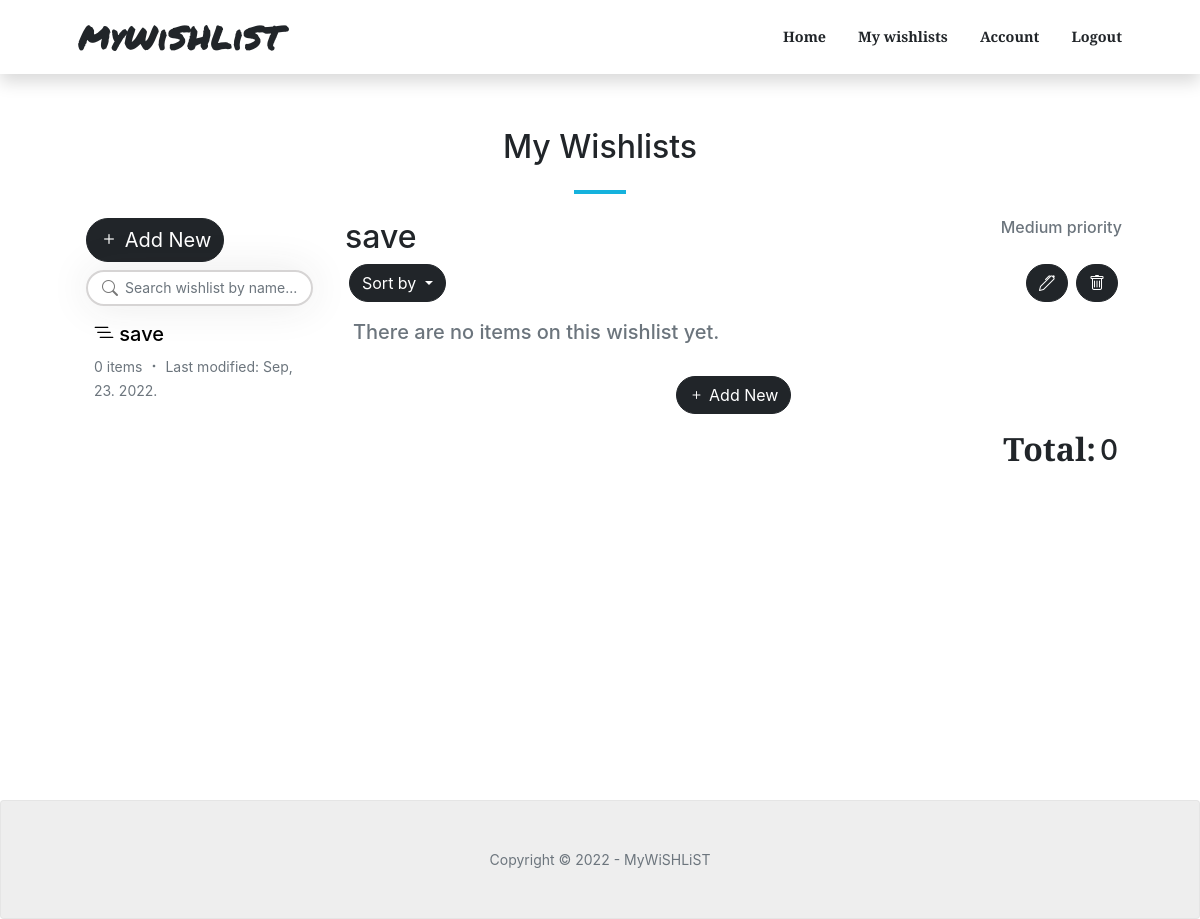
Page /wishlist/d2f6b1f4587f44eab6758d3453252238/ (signed in) on the earlier database version.
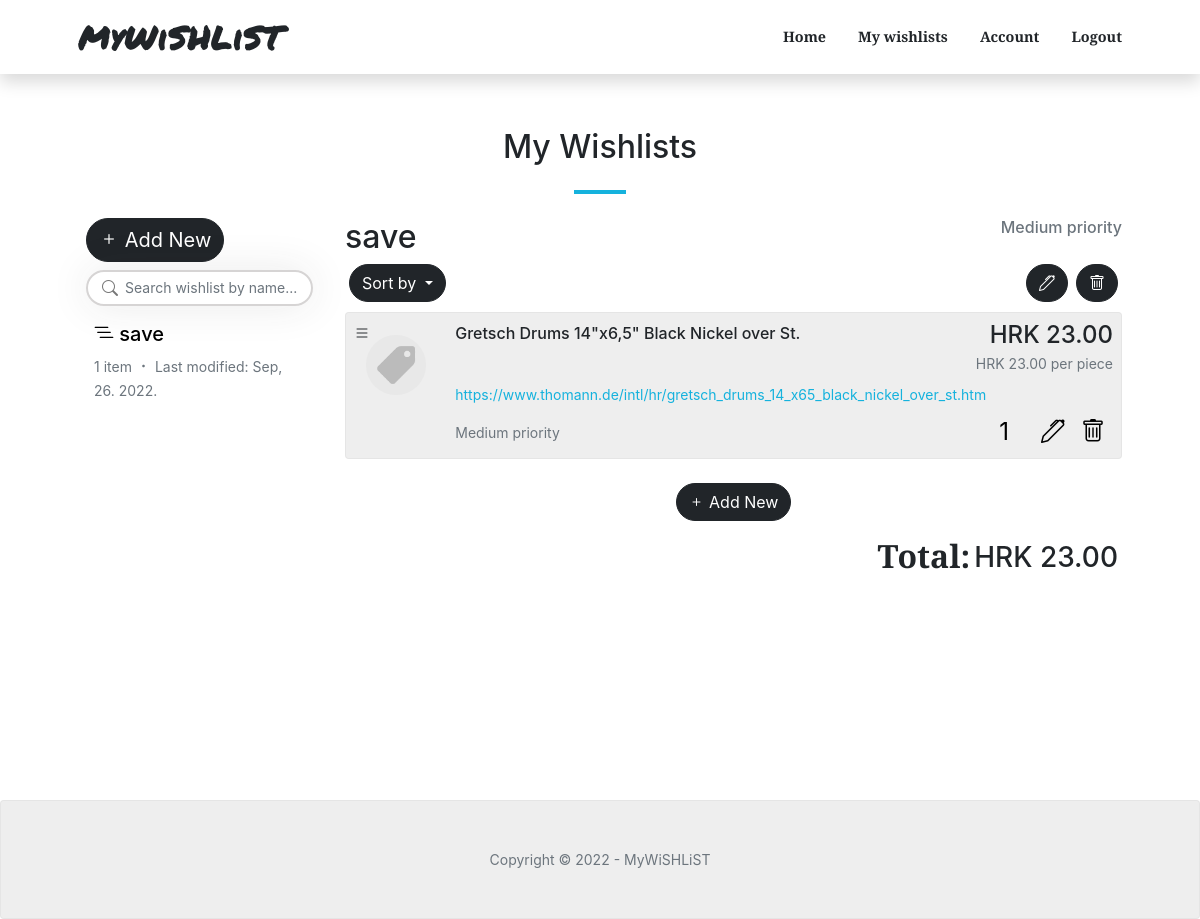
Same page on the later database version.
### wishlists/models.py (models this page shows, shortened)
class Wishlist(models.Model):
    class PriorityChoices(models.IntegerChoices):
        low = 1, _('Low')
        medium = 3, _('Medium')
        high = 5, _('High')
    id = models.UUIDField(default=uuid.uuid4, unique=True, primary_key=True, editable=False)
    owner = models.ForeignKey(Account, null=True, blank=True, on_delete=models.CASCADE)
    title = models.CharField(max_length=200)
    priority = models.IntegerField(choices=PriorityChoices.choices, default=PriorityChoices.low)
    created = models.DateTimeField(auto_now_add=True)
    modified = models.DateTimeField(auto_now=True)
    class Meta:
        ordering = ['-modified']
    @property
    def total_products(self):
        try:
            products = self.product_set.all()
            return products.count()
        except AttributeError:
            return 0
    @property
    def grand_total_price(self):
        try:
            products = self.product_set.all()
            total = 0
            for product in products:
                total += product.total_price
            return total
        except AttributeError:
            return 0

class Product(models.Model):
    class PriorityChoices(models.IntegerChoices):
        low = 1, _('Low')
        medium = 3, _('Medium')
        high = 5, _('High')
    id = models.UUIDField(default=uuid.uuid4, unique=True, primary_key=True, editable=False)
    name = models.CharField(max_length=2000)
    quantity = models.IntegerField(default=1)
    price = models.DecimalField(max_digits=9, decimal_places=2, default=0.00)
    currency = models.ForeignKey('Currency', on_delete=models.CASCADE)
    url = models.CharField(max_length=2000, blank=True, null=True)
    priority = models.IntegerField(choices=PriorityChoices.choices, default=PriorityChoices.low)
    wishlist = models.ForeignKey('Wishlist', null=True, blank=True, on_delete=models.CASCADE)
    @property
    def total_price(self):
        return self.price * self.quantity

class Currency(models.Model):
    id = models.UUIDField(default=uuid.uuid4, unique=True, primary_key=True, editable=False)
    tag = models.CharField(max_length=3)
    name = models.CharField(max_length=200)

### wishlists/views.py (the view)
# urls.py: path('wishlist/<str:pk>/', views.get_wishlist_details, name="wishlist"),
@login_required(login_url="login")
def get_wishlist_details(request, pk):
    account = request.user.account
    wishlists = account.wishlist_set.all()
    error_message = ''
    text_message = ''
    search_query = ''
    if not wishlists:
        text_message = "You don't have any wishlists."
    if request.GET.get('search_query'):
        search_query = request.GET.get('search_query')
        wishlists = account.wishlist_set.filter(title__icontains=search_query)
        if not wishlists:
            text_message = "No wishlists found."
    wishlist = Wishlist.objects.get(id=pk)
    products = wishlist.product_set.all().order_by('name')
    if request.GET.get('sort') == 'name-asc':
        products = wishlist.product_set.all().order_by('name')
    elif request.GET.get('sort') == 'name-desc':
        products = wishlist.product_set.all().order_by('-name')
    elif request.GET.get('sort') == 'price-asc':
        products = wishlist.product_set.all().order_by('price')
    elif request.GET.get('sort') == 'price-desc':
        products = wishlist.product_set.all().order_by('-price')
    elif request.GET.get('sort') == 'quantity-asc':
        products = wishlist.product_set.all().order_by('quantity')
    elif request.GET.get('sort') == 'quantity-desc':
        products = wishlist.product_set.all().order_by('-quantity')
    elif request.GET.get('sort') == 'priority-asc':
        products = wishlist.product_set.all().order_by('priority')
    elif request.GET.get('sort') == 'priority-desc':
        products = wishlist.product_set.all().order_by('-priority')
    currency_1 = wishlist.product_set.all().values_list('currency__tag', flat=True).order_by('currency__name').first()
    currency_2 = wishlist.product_set.all().values_list('currency__tag', flat=True).order_by('-currency__name').first()
    if currency_1 != currency_2:
        error_message = "Please match item currencies to display total value."
    custom_range, wishlists = paginateWishlists(request, wishlists, 10)
    context = {
        'wishlist': wishlist,
        'wishlists': wishlists,
        'search_query': search_query,
        'text_message': text_message,
        'error_message': error_message,
        'currency_1': currency_1,
        'custom_range': custom_range,
        'products': products,
        }
    return render (request, 'wishlists/wishlist.html', context)

### wishlists/utils.py (called while the page is built)
def paginateWishlists(request, wishlists, results):
    page = request.GET.get('page')
    paginator = Paginator(wishlists, results)
    try:
        wishlists = paginator.page(page)
    except PageNotAnInteger:
        page = 1
        wishlists = paginator.page(page)
    except EmptyPage:
        page = paginator.num_pages
        wishlists = paginator.page(page)
    leftIndex = (int(page) - 2)
    if leftIndex < 1:
        leftIndex = 1
    rightIndex = (int(page) + 3)
    if rightIndex > paginator.num_pages:
        rightIndex = paginator.num_pages + 1
    custom_range = range(leftIndex, rightIndex)
    return custom_range, wishlists

### wishlists/templates/wishlists/wishlist.html (shortened to what this page needs)
{% extends 'main.html' %}
{% load static %}
{% block content %}
<section class="page-section" id="single-wishlist">
    <div class="container-custom px-4 px-lg-5">
        <h2 class="text-center">My Wishlists</h2>
        <hr class="divider" />
        <div class="row">
            <div class="col-lg-3">
                <div class="px-2 mb-2">
                    <a href="{% url 'create-wishlist' %}"><button class="btn btn-dark fs-5"><i class="bi bi-plus"></i> Add New</button></a>
                </div>
                <form id="searchForm" action="{% url 'wishlist' wishlist.id %}" method="GET">
                    <div class="row d-flex align-items-center px-2 mb-2">
                        <div class="col-md-12">
                            <div class="search">
                                <button type="submit" class="btn bi bi-search"></button>
                                <input type="text" class="form-control fs-7" name="search_query" value="{{search_query}}" placeholder="Search wishlist by name...">
                            </div>
                        </div>
                    </div>
                </form>
                <div class="px-2">
                    {% if wishlists %}
                    {% for wishlist in wishlists %}
                    <a href="{% url 'wishlist' wishlist.id %}">
                        {% url 'wishlist' wishlist.id as url_wishlist %}
                        <div class="p-2 mb-2 card-custom {% if request.path == url_wishlist %} active {% endif %}">
                            <h5 class="text-truncate text-black"><i class="bi-list-nested"></i> {{wishlist.title}}</h5>
                            <p class="text-muted mb-0 fs-7 d-inline">{{wishlist.total_products}} item{{wishlist.total_products|pluralize:"s"}}</p>
                            <p class="text-muted mb-0 fs-7 d-inline"><i class="bi bi-dot"></i></p>
                            <p class="text-muted mb-0 fs-7 d-inline">Last modified: {{wishlist.modified|date:"M, d. Y." }}</p>
                        </div>
                    </a>
                    {% endfor %}
                    {% else %}
                    <h6 class="text-muted pt-2">{{text_message}}</h6>
                    {% endif %}
                </div>
            </div>
            <div class="col-lg-9">
                <div class="row">
                    <div class="col-9">
                        <h2>{{wishlist.title}}</h2>
                    </div>
                    <div class="col-3">
                        <h6 class="text-end text-muted">{{wishlist.get_priority_display}} priority</h5>
                    </div>
                </div>
                <div class="pb-5">
                    <form action="{% url 'wishlist' wishlist.id %}" method="GET">
                    <div class="dropdown d-inline float-start mx-1">
                        <button class="btn btn-dark dropdown-toggle" type="button" id="dropdownMenuButton1" data-bs-toggle="dropdown" aria-expanded="false">
                          Sort by
                        </button>
                    </div>
                    </form>
                    <a href="{% url 'delete-wishlist' wishlist.id %}" class="btn btn-dark d-inline float-end mx-1"><i class="bi bi-trash"></i></a>
                    <a href="{% url 'update-wishlist' wishlist.id %}" class="btn btn-dark d-inline float-end mx-1"><i class="bi bi-pen"></i></a>
                </div>
                {% if wishlist.product_set.all %}
                {% for product in products %}
                <div class="bg-light p-2 mb-2">
                    <div class="row">
                        <div class="col-1">
                            <p><i class="bi bi-list"></i></p>
                            {% if not product.url %}
                            <div class="product">
                                <img src="{% static 'images/product.png' %}" class="rounded-circle img-fluid d-none d-lg-block">
                            </div>
                            {% else %}
                            <div class="product-url">
                                <img src="{% static 'images/product.png' %}" class="rounded-circle img-fluid d-none d-lg-block">
                            </div>
                            {% endif %}
                        </div>
                        <div class="col-11 ps-5">
                            <div class="pb-1">
                                <h6 class="d-inline">{{product.name}}</h6>
                                <h4 class="d-inline float-end m-0">{{product.currency.tag}} {{product.total_price}}</h4>
                            </div>
                            <div class="pt-1 pb-4 m-0">
                                <p class="float-end text-muted fs-7">{{product.currency.tag}} {{product.price}} per piece</p>
                            </div>
                            <div class="pb-2 mb-0">
                                {% if not product.url %}
                                {% else %}
                                <a href="{{product.url}}" target="_blank"  class="fs-7 overflow-hidden">{{product.url}}</a>
                                {% endif %}
                            </div>
                            <div class="mt-0">
                                <p class="d-inline float-start mb-0 mt-2 text-muted fs-7">{{product.get_priority_display}} priority</p>
                                <a href="{% url 'delete-product' wishlist.id product.id %}" class="d-inline float-end mx-2" style="color: black; font-size: x-large;"><i class="bi bi-trash"></i></a>
                                <a href="{% url 'update-product' wishlist.id product.id %}" class="d-inline float-end mx-2" style="color: black; font-size: x-large;"><i class="bi bi-pen"></i></a>
                                <p class="d-inline float-end mb-0 me-4" style="color: black; font-size: x-large;">{{product.quantity}}</p>
                            </div>
                        </div>
                    </div>
                </div>
                {% endfor %}
                {% else %}
                <div class="p-2">
                    <h5 class="text-muted">There are no items on this wishlist yet.</h5>
                </div>
                {% endif %}
                <div class="d-flex justify-content-center py-3">
                    <a href="{% url 'create-product' wishlist.id %}"><button class="btn btn-dark fs-6"><i class="bi bi-plus"></i> Add New</button></a>
                </div>
                    {% if error_message %}
                    <div class="d-flex flex-row-reverse">
                        <h3 class="m-1 d-inline"> 0</h4><h2 class="fw-bold d-inline">Total: </h2>
                    </div>
                    <div class="d-flex flex-row-reverse">
                        <p class="text-danger">{{error_message}}</p>
                    </div>
                    {% else %}
                    <div class="d-flex justify-content-end">
                        <h2 class="fw-bold">Total: </h2><h3 class="m-1">
                            {% if currency_1 == None %}
                            {% else %}
                            {{currency_1}}
                            {% endif %} {{wishlist.grand_total_price}}</h4>
                        {% endif %}
                    </div>
            </div>
        </div>
    </div>
</section>
{% endblock %}

### templates/main.html (shortened to what this page needs)
<!DOCTYPE html>
{% load static %}
<html>
    <head>
        <link href="https://cdn.jsdelivr.net/npm/bootstrap-icons@1.5.0/font/bootstrap-icons.css" rel="stylesheet" />
        <link rel="stylesheet" href="https://cdn.jsdelivr.net/npm/bootstrap-icons@1.8.1/font/bootstrap-icons.css">
        <link href="https://cdnjs.cloudflare.com/ajax/libs/SimpleLightbox/2.1.0/simpleLightbox.min.css" rel="stylesheet" />
        <link href="https://cdn.jsdelivr.net/npm/bootstrap@5.0.2/dist/css/bootstrap.min.css" rel="stylesheet">
        <link href="{% static 'styles/styles.css' %}" rel="stylesheet" />
    </head>
    <body>
        {% include 'navbar.html' %}
        {% block content %}
        {% endblock %}
        {% include 'footer.html' %}
    </body>
</html>

### templates/navbar.html (shortened to what this page needs)
{% load static %}
<nav class="navbar navbar-expand-lg navbar-light fixed-top py-2" id="mainNav">
    <div class="container px-4 px-lg-5">
        <a class="navbar-brand" style="font-family: 'Permanent Marker', cursive; font-size: xx-large; letter-spacing: 1px;" href="{% url 'home' %}">MyWiSHLiST</a>
        <div class="collapse navbar-collapse" id="navbarResponsive">
            <ul class="navbar-nav ms-auto my-2 my-lg-0">
                {% url 'wishlists' as url_wishlists %}
                {% url 'wishlist' wishlist.id as url_wishlist %}
                <li class="nav-item"><a class="nav-link" href="{% url 'home' %}">Home</a></li>
                {% if request.user.is_authenticated %}
                <li class="nav-item"><a class="nav-link {% if request.path == url_wishlists or request.path == url_wishlist %} active {% endif %}" href="{% url 'wishlists' %}">My wishlists</a></li>
                <li class="nav-item"><a class="nav-link" href="{% url 'account' %}">Account</a></li>
                <li class="nav-item"><a class="nav-link" href="{% url 'logout' %}">Logout</a></li>
                {% else %}
                <li class="nav-item"><a class="nav-link" href="{% url 'login' %}">Login</a></li>
                {% endif %}
            </ul>
        </div>
    </div>
</nav>

### templates/footer.html
{% load static %}
<footer class="bg-light py-5">
    <div class="container px-4 px-lg-5">
        <div class="small text-center text-muted">Copyright &copy; 2022 - MyWiSHLiST</div>
    </div>
</footer>

Differences in the rows shown:
changed Wishlist "save": total_products "0" → "1"; modified "Sep, 23. 2022." → "Sep, 26. 2022."; grand_total_price "0" → "23.00"
added Product: name "Gretsch Drums 14\"x6,5\" Black Nickel over St.", currency.tag "HRK", total_price "23.00", price "23.00", url "https://www.thomann.de/intl/hr/gretsch_drums_14_x65_black_nickel_over_st.htm", priority "Medium", quantity "1"
added Currency: tag "HRK"
Other differences:
text no longer shown: "There are no items on this wishlist yet."
